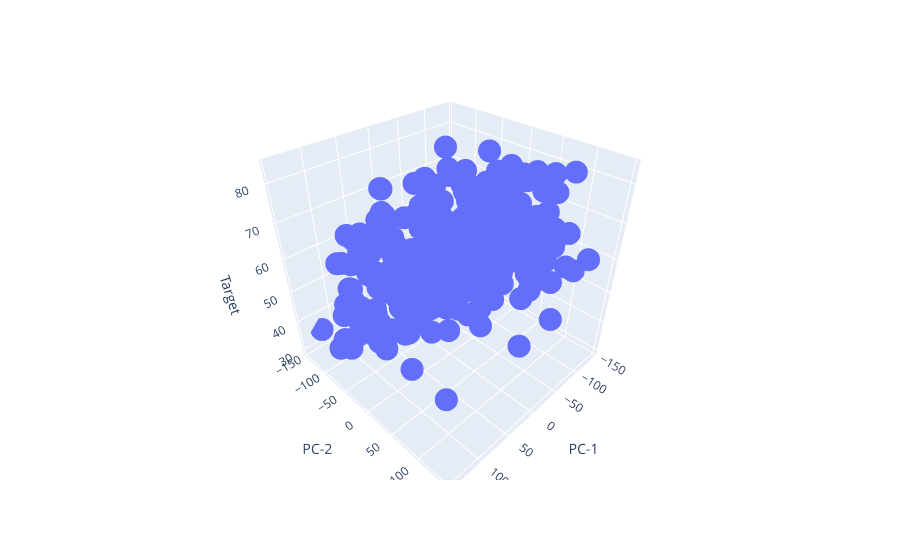

The notebook cell saved with this chart:
### Code cell
import plotly.express as px 


fig = px.scatter_3d(DATA , x = 'PC-1', y = 'PC-2', z = 'Target')

fig.show()

### Figure 1 — Plotly figure (JSON) as saved in the notebook; plotly's stock layout.template omitted (floating-point values rounded to 4 significant figures; data arrays with more than 128 entries replaced by an {"elided": "..."} marker saying what was removed)
{"data": [{"hovertemplate": "PC-1=%{x}<br>PC-2=%{y}<br>Target=%{z}<extra></extra>", "legendgroup": "", "marker": {"color": "#636efa", "symbol": "circle"}, "mode": "markers", "name": "", "scene": "scene", "showlegend": false, "type": "scatter3d", "x": {"elided": "364 float values"}, "y": {"elided": "364 float values"}, "z": {"elided": "364 int values"}}], "layout": {"legend": {"tracegroupgap": 0}, "margin": {"t": 60}, "scene": {"domain": {"x": [0, 1], "y": [0, 1]}, "xaxis": {"title": {"text": "PC-1"}}, "yaxis": {"title": {"text": "PC-2"}}, "zaxis": {"title": {"text": "Target"}}}}}
